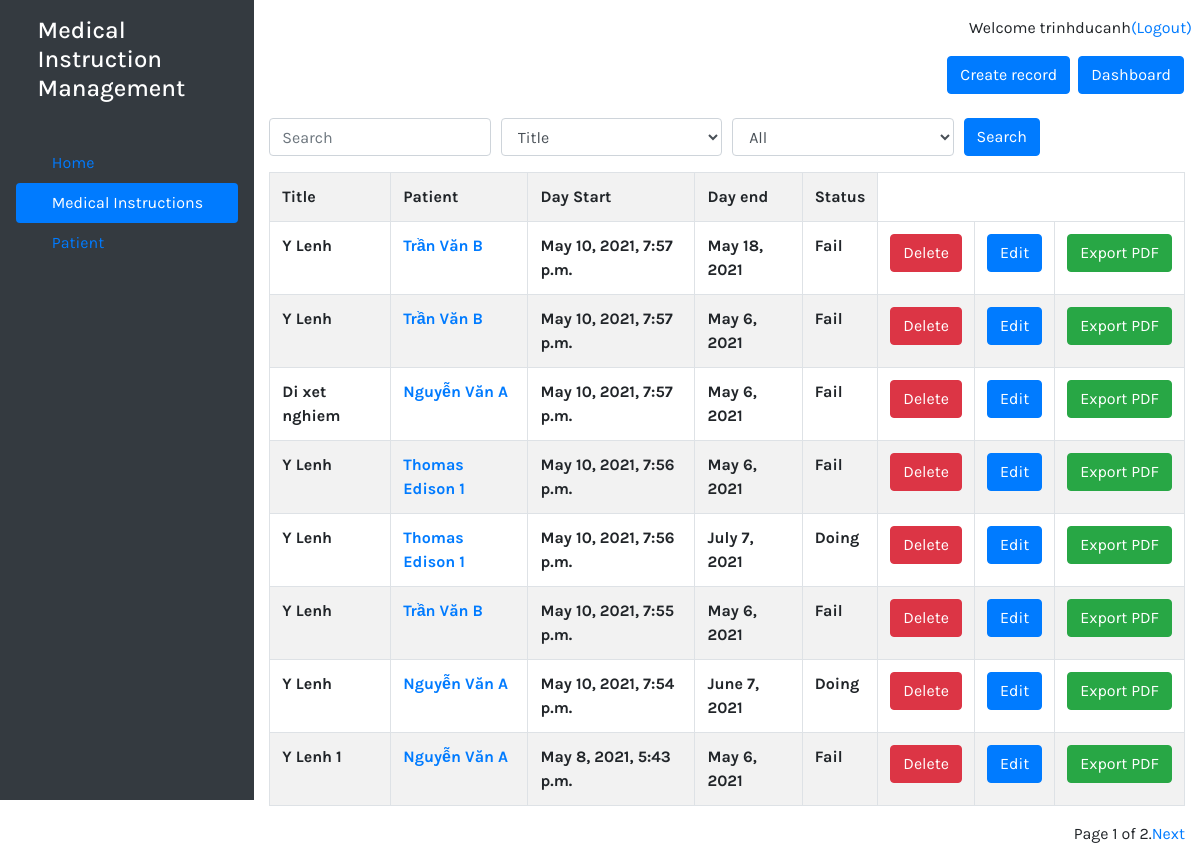
Before: /ylenh/ (signed in) with the older database file.
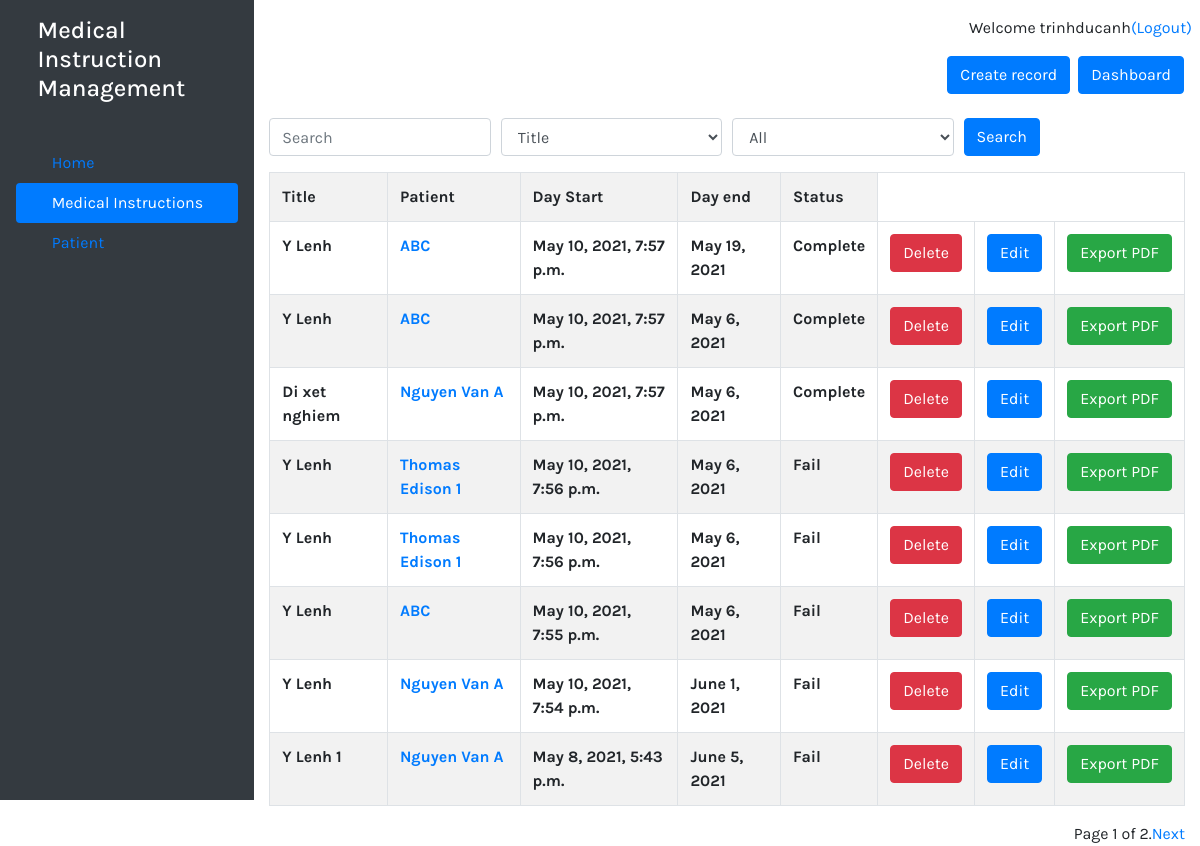
After: the same page with the newer database file.
### ylenh/models.py (models this page shows)
class YLenh(models.Model):
    STATUS = (
        ('Complete', 'Complete'),
        ('Fail', 'Fail'),
        ('Doing', 'Doing'),
    )
    username = models.ForeignKey(User, editable=False, on_delete = models.CASCADE, null=True)
    patient = models.ForeignKey(Patient, on_delete=models.CASCADE, null=True)
    title = models.CharField(default='Y Lenh', max_length=40)
    content = models.TextField()
    day_start = models.DateTimeField(auto_now_add=True)
    day_end = models.DateField("Day End(mm/dd/yyyy)")
    status = models.CharField(max_length=12, default='Doing', choices=STATUS)
    day_update = models.DateField(default=date.today())

### patient/models.py (models this page shows)
class Patient(models.Model):
    GENDER = (
        ('Male', 'Male'),
        ('Female', 'Female'),
    )
    patient_name = models.CharField(max_length=30)
    birthday = models.DateField("Day End(mm/dd/yyyy)")
    gender = models.CharField(max_length=12, default='Male', choices=GENDER)
    phone_number = models.CharField(max_length=50)
    doctor = models.ForeignKey(User, editable=True, on_delete = models.CASCADE, null=True)
    sympton = models.TextField()
    note = models.TextField()
    def __str__(self):
        return self.patient_name

### ylenh/views.py (the view)
# urls.py: path('', views.list),
def list(request):
    search_field = request.GET.get('search_field')
    in_search = request.GET.get('in_search')
    status_field = request.GET.get('status')
    YLenhs = YLenh.objects.filter(username=request.user).order_by('-day_start')
    if status_field == 'Doing':
        YLenhs = YLenhs.filter(status='Doing')
    if status_field == 'Fail':
        YLenhs = YLenhs.filter(status='Fail')
    if status_field == 'Complete':
        YLenhs = YLenhs.filter(status='Complete')
    if search_field == 'Title':
        YLenhs = YLenhs.filter(title__icontains=in_search)
    if search_field == 'Patient':
        YLenhs = YLenhs.filter(patient__patient_name__icontains=in_search)
    pag = Paginator(YLenhs, 8)
    pag_num = request.GET.get('page')
    try:
        ylenh = pag.page(pag_num)
    except PageNotAnInteger:
        ylenh = pag.page(1)
    except EmptyPage:
        ylenh = pag.page(pag.num_pages)
    for y in ylenh:
        date = datetime.datetime.today()
        if (date.year > y.day_end.year and y.status == 'Doing'):
            y.status = 'Fail'
            y.day_update = date
            y.save()
        if (date.year == y.day_end.year and date.month > y.day_end.month and y.status == 'Doing'):
            y.status = 'Fail'
            y.day_update = date
            y.save()
        if (date.year == y.day_end.year and date.month == y.day_end.month and date.day > y.day_end.day and y.status == 'Doing'):
            y.status = 'Fail'
            y.day_update = date
            y.save()
    return render(request, 'ylenh/ylenh.html', {'Data':ylenh})

### ylenh/templates/ylenh/ylenh.html (shortened to what this page needs)
{% extends "pages/base.html" %}
{% block content %}
<div>
    <div class="wrapper d-flex">
        <div class="d-flex flex-column p-3 text-white bg-dark" style="width: 300px ; height:100vh;">
            <a href="/" class="d-flex align-items-center mb-3 mb-md-0 me-md-auto text-white text-decoration-none">
                <svg class="bi me-2" width="40" height="32"><use xlink:href="#bootstrap"></use></svg>
                <h3 class="h4">Medical Instruction Management</h3>
            </a>
            <ul class="nav nav-pills flex-column mb-auto">
                <li class="nav-item">
                    <a href="/" class="nav-link ">
                        <svg class="bi me-2" width="16" height="16"><use xlink:href="#home"></use></svg>
                        Home
                    </a>
                </li>
                <li>
                    <a href="/ylenh" class="nav-link text-white active">
                        <svg class="bi me-2" width="16" height="16"><use xlink:href="#speedometer2"></use></svg>
                        Medical Instructions
                    </a>
                </li>
                <li>
                    <a href="/patient" class="nav-link">
                        <svg class="bi me-2" width="16" height="16"><use xlink:href="#speedometer2"></use></svg>
                        Patient
                    </a>
                </li>
            </ul>
        </div>
        <div style="width: 95%">
            <nav style=" height : 40px;" class="mt-3 d-flex justify-content-end">
                {% if user.username %}
                <p>Welcome {{user.username}}</p>
                <p><a class="mr-2" href="{% url 'logout' %}">(Logout)</a></p>
                {% else %}
                <p><a href="{% url 'login' %}">Login</a></p>
                <p><a href="/admin">Admin</a></p>
                {% endif %}
            </nav>
            <div class="d-flex justify-content-end mr-3 mb-3">
                <a href="{% url 'create_ylenh' %}" class="btn btn-primary mr-2">Create record</a>
                <a href="{% url 'dashboard' %}" class="btn btn-primary ">Dashboard</a>
            </div>
            <form method="GET" class="mt-4">
                <div class="container">
                    <div class="form-row">
                        <div class="form-group col-md-3">
                            <input class="form-control" type="search" name="in_search" placeholder="Search">
                        </div>
                        <div class="form-group col-md-3">
                            <select class="form-control" name="search_field">
                                <option>Title</option>
                            </select>
                        </div>
                        <div class="form-group col-md-3">
                            <select class="form-control" name="status">
                                <option>All</option>
                            </select>
                        </div>
                        <div class="form-group col-md-3">
                            <button type="submit" class="btn btn-primary">Search</button>
                        </div>
                    </div>
                </div>
              </form>
            <div class = "container">
                <table class="table table-striped table-bordered table-hover" >
                    <tr>
                        <th>Title</th>
                        <th>Patient</th>
                        <th>Day Start</th>
                        <th>Day end</th>
                        <th>Status</th>
                    </tr>
                    {% for y in Data %}
                    <tr>
                        <th>{{y.title}}</th>
                        <th><a href="{% url 'patient_modify' y.patient.id%}">{{y.patient}}</a></th>
                        <th>{{y.day_start}}</th>
                        <th>{{y.day_end}}</th>
                        <th>{{y.status}}</th>
                        <td><a class="btn btn-danger btn-xs" href="{% url 'delete_ylenh' y.id  %}">Delete</a></td>
                        <td><a class="btn btn-primary btn-xs" href="{% url 'modify_ylenh' y.id  %}">Edit</a></td>
                        <td><a class="btn btn-success btn-xs" href="{% url 'ylenh_detail' y.id %}">Export PDF</a></td>
                    </tr>
                    {% endfor %}
                </table>
            </div>
            <div class="pagination container d-flex justify-content-end">
                <span class="current">
                    Page {{ Data.number }} of {{ Data.paginator.num_pages }}.
                </span>
                <span>
                    {% if Data.has_next %}
                        <a href="?page={{ Data.next_page_number }}">Next</a>
                    {% endif %}
                </span>
            </div>
        </div>
    </div>
</div>
{% endblock %}

### home/templates/pages/base.html (shortened to what this page needs)
<!DOCTYPE html>
<html lang="en">
<head>
   <link rel="stylesheet" href="https://stackpath.bootstrapcdn.com/bootstrap/4.1.3/css/bootstrap.min.css">
   {% load static %}
   <link rel="stylesheet" href="/redirect?Id=bPkSKQqMZ9erlLi6p21Q4A%3d%3d" static 'css/bootstrap.min.css' %}" type="text/css">
</head>
<body>
   {% block content %}
   {% endblock %}
</body>
</html>

### home/templates/pages/base.html (style rules this page uses)
body { font-family: 'Karla', sans-serif; }

Changed rows visible on the page:
changed YLenh: patient "Trần Văn B" → "ABC"; day_end "May 18, 2021" → "May 19, 2021"; status "Fail" → "Complete"
changed YLenh (number 2 of 8 on the later page): patient "Trần Văn B" → "ABC"; status "Fail" → "Complete"
changed YLenh "Di xet nghiem": patient "Nguyễn Văn A" → "Nguyen Van A"; status "Fail" → "Complete"
changed YLenh (number 5 of 8 on the later page): day_end "July 7, 2021" → "May 6, 2021"; status "Doing" → "Fail"
changed YLenh "May 10, 2021, 7:55 p.m.": patient "Trần Văn B" → "ABC"
changed YLenh: patient "Nguyễn Văn A" → "Nguyen Van A"; day_end "June 7, 2021" → "June 1, 2021"; status "Doing" → "Fail"
changed YLenh "Y Lenh 1": patient "Nguyễn Văn A" → "Nguyen Van A"; day_end "May 6, 2021" → "June 5, 2021"
